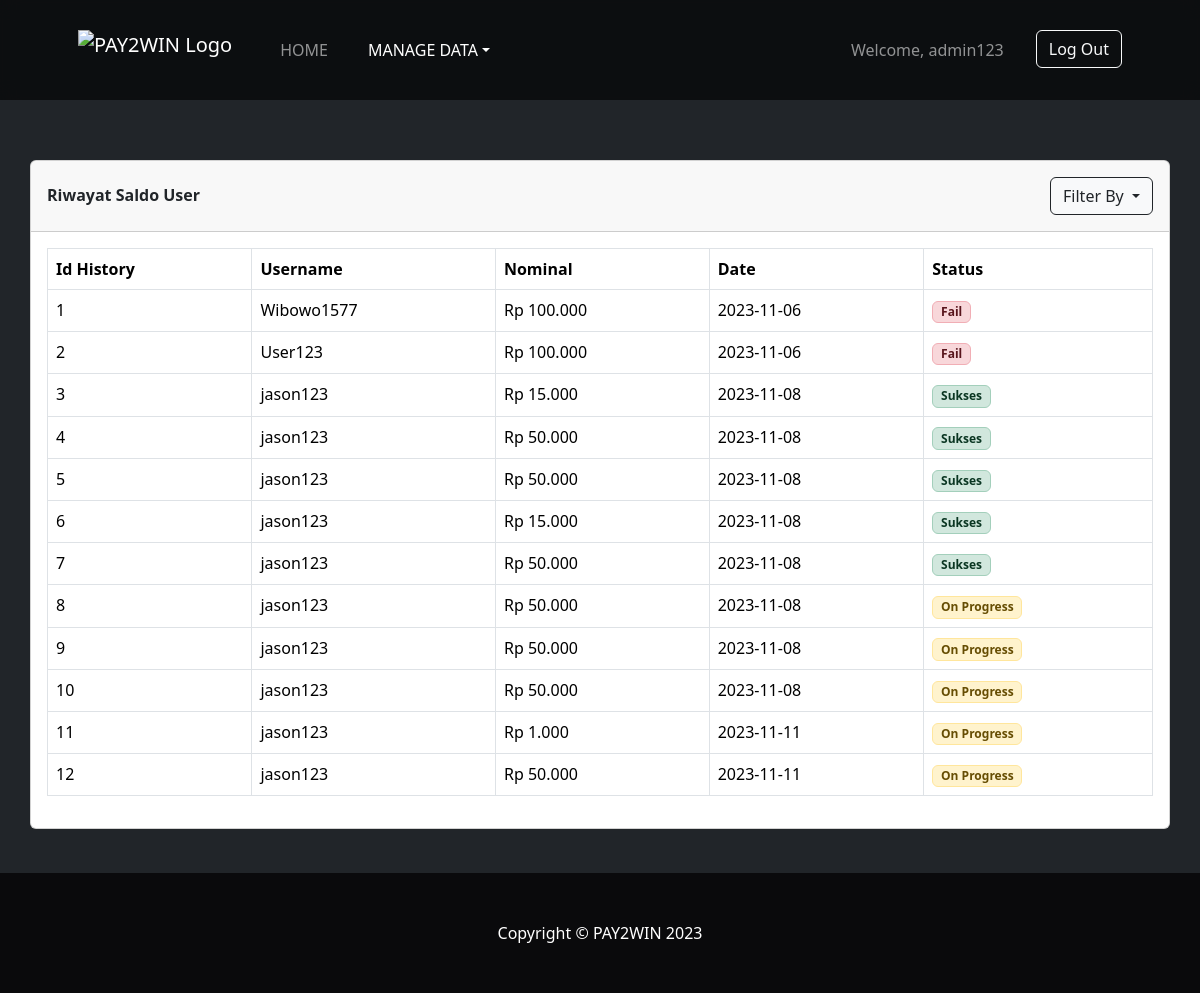
Before: /saldo.php (signed in) with the older database file.
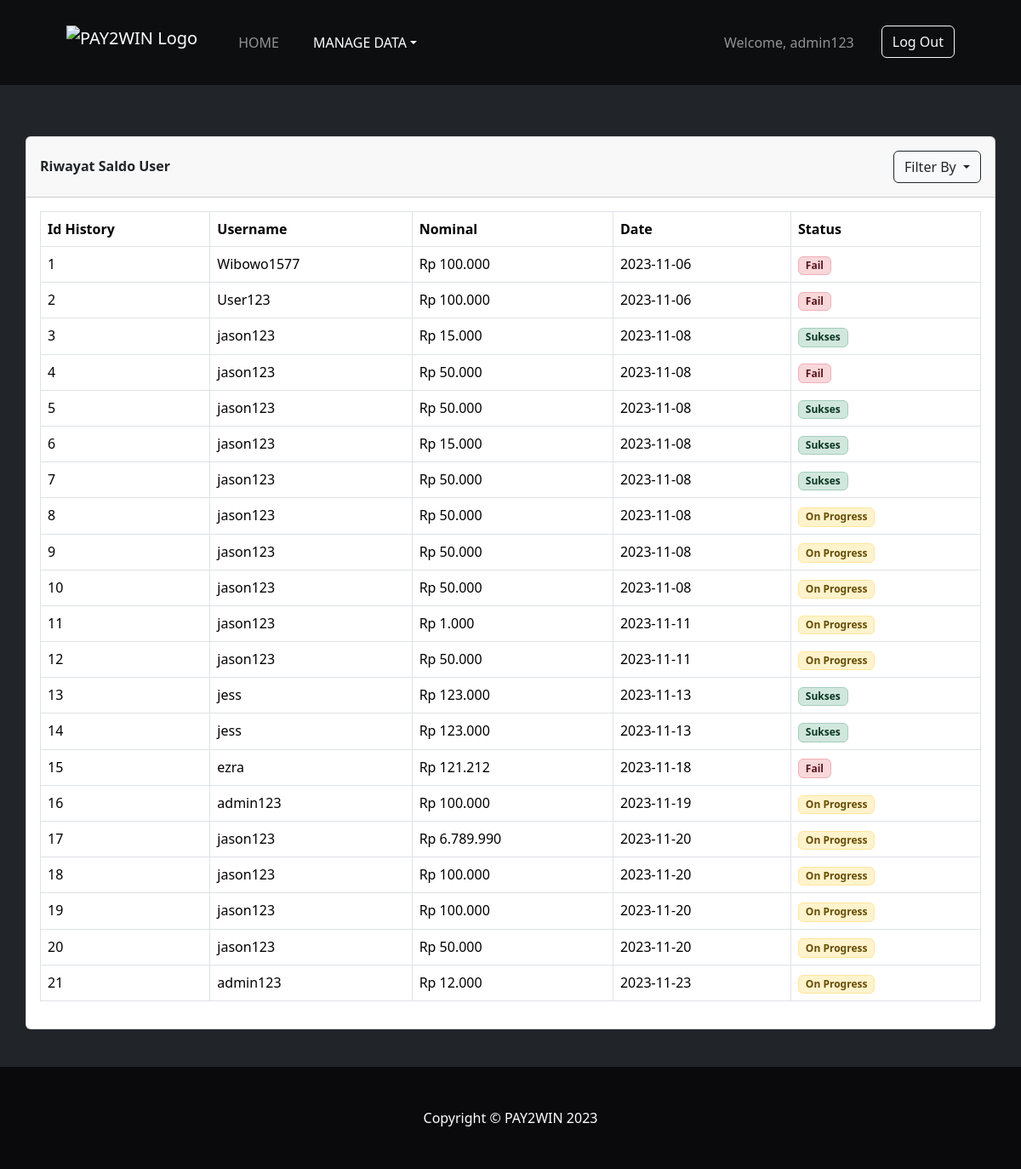
After: the same page with the newer database file.
### tables this page shows
CREATE TABLE `history_isi_saldo` (
  `history_id` int(11) NOT NULL,
  `nominal_isi_saldo` int(11) NOT NULL,
  `tanggal_request` date NOT NULL,
  `member_id` int(11) DEFAULT NULL,
  `status_isi_saldo` int(11) NOT NULL DEFAULT 0
);

CREATE TABLE `users` (
  `member_id` int(11) NOT NULL,
  `email` varchar(30) NOT NULL,
  `password` varchar(25) NOT NULL,
  `no_telepon` varchar(25) NOT NULL,
  `username` varchar(20) NOT NULL,
  `saldo` int(100) NOT NULL,
  `admin_access` int(1) DEFAULT NULL
);

### saldo.php (the view, shortened to what the changed rows need)
<?php
include 'db_conn.php';
if (isset($_SESSION['user'])) {
    if ($_SERVER["REQUEST_METHOD"] == "POST" && isset($_POST['statusOpt']) && $_POST['statusOpt'] !== "") {
        $selectedValue = $_POST['statusOpt'];
        if ($selectedValue === -1) {
            $stmt = $pdo->query(
                "SELECT users.username, history_isi_saldo.nominal_isi_saldo, history_isi_saldo.status_isi_saldo, history_isi_saldo.tanggal_request, history_isi_saldo.history_id FROM users
                INNER JOIN history_isi_saldo
                    ON users.member_id = history_isi_saldo.member_id
                    WHERE history_isi_saldo.status_isi_saldo = -1;"
            );
            $rows = $stmt->fetchAll(PDO::FETCH_ASSOC);
        } else if ($selectedValue == 0) {
        } else if ($selectedValue == 1) {
        } else {
        }
    } else {
        $stmt = $pdo->query(
            "SELECT users.username, history_isi_saldo.nominal_isi_saldo, history_isi_saldo.status_isi_saldo, history_isi_saldo.tanggal_request, history_isi_saldo.history_id FROM users
            INNER JOIN history_isi_saldo
                    ON users.member_id = history_isi_saldo.member_id;"
        );
        $rows = $stmt->fetchAll(PDO::FETCH_ASSOC);
    }
} else {
    header('location: login.php');
    exit;
}
?>
<!DOCTYPE html>
<html lang="en">
<head>
    <link rel="stylesheet" href="https://cdnjs.cloudflare.com/ajax/libs/twitter-bootstrap/5.3.0/css/bootstrap.min.css">
    <link rel="stylesheet" href="https://cdn.datatables.net/1.13.6/css/dataTables.bootstrap5.min.css">
    <link href="https://cdn.jsdelivr.net/npm/bootstrap@5.3.2/dist/css/bootstrap.min.css" rel="stylesheet">
</head>
<body class="bg-dark">
    <div id="wrapper">
        <div id="content-wrapper" class="d-flex flex-column">
            <div id="content">
                <div class="container" style="padding: 160px 0 20px 0;">
                    <div class="card mb-4">
                        <div class="card-body">
                            <div class="table-responsive">
                                <table class="table table-bordered" id="dataTable" width="100%" cellspacing="0">
                                    <thead>
                                        <tr>
                                            <th>Id History</th>
                                            <th>Username</th>
                                            <th>Nominal</th>
                                            <th>Date</th>
                                            <th>Status</th>
                                        </tr>
                                    </thead>
                                    <tbody id="tableBody">
                                        <?php
                                        foreach ($rows as $row) {
                                            $username = $row["username"];
                                            $price = $row["nominal_isi_saldo"];
                                            $date = $row["tanggal_request"];
                                            $status = $row["status_isi_saldo"];
                                            $historyid = $row["history_id"];
                                            echo "<tr>";
                                            echo "<td>$historyid</td>";
                                            echo "<td>$username</td>";
                                            echo "<td> Rp " . number_format($price, 0, ',', '.') . "</td>";
                                            echo "<td>$date</td>";
                                            echo "<td>";
                                            if ($status == 1) {
                                                echo "<span class='badge text-bg-success text-success-emphasis bg-success-subtle border border-success-subtle rounded-2'>Sukses</span>";
                                            } elseif ($status == 0) {
                                                echo "<span class='badge text-bg-warning text-warning-emphasis bg-warning-subtle border border-warning-subtle rounded-2'>On Progress</span>";
                                            } elseif ($status == -1) {
                                                echo "<span class='badge text-bg-danger text-danger-emphasis bg-danger-subtle border border-danger-subtle rounded-2'>Fail</span>";
                                            } else {
                                                echo "Unknown Status";
                                            }
                                            echo "</td>";
                                            echo "</tr>";
                                        }
                                        ?>
                                    </tbody>
                                </table>
                            </div>
                        </div>
                    </div>
                </div>
            </div>
        </div>
    </div>
</body>
</html>

Changed rows visible on the page:
changed history_isi_saldo id 4: status_isi_saldo "Sukses" → "Fail"
added history_isi_saldo: history_id "13", member.username "jess", nominal_isi_saldo "123.000", tanggal_request "2023-11-13", status_isi_saldo "Sukses"
added history_isi_saldo: history_id "14", member.username "jess", nominal_isi_saldo "123.000", tanggal_request "2023-11-13", status_isi_saldo "Sukses"
added history_isi_saldo: history_id "15", member.username "ezra", nominal_isi_saldo "121.212", tanggal_request "2023-11-18", status_isi_saldo "Fail"
added history_isi_saldo: history_id "16", member.username "admin123", nominal_isi_saldo "100.000", tanggal_request "2023-11-19", status_isi_saldo "On Progress"
added history_isi_saldo: history_id "17", member.username "jason123", nominal_isi_saldo "6.789.990", tanggal_request "2023-11-20", status_isi_saldo "On Progress"
added history_isi_saldo: history_id "18", member.username "jason123", nominal_isi_saldo "100.000", tanggal_request "2023-11-20", status_isi_saldo "On Progress"
added history_isi_saldo: history_id "19", member.username "jason123", nominal_isi_saldo "100.000", tanggal_request "2023-11-20", status_isi_saldo "On Progress"
added history_isi_saldo: history_id "20", member.username "jason123", nominal_isi_saldo "50.000", tanggal_request "2023-11-20", status_isi_saldo "On Progress"
added history_isi_saldo: history_id "21", member.username "admin123", nominal_isi_saldo "12.000", tanggal_request "2023-11-23", status_isi_saldo "On Progress"
